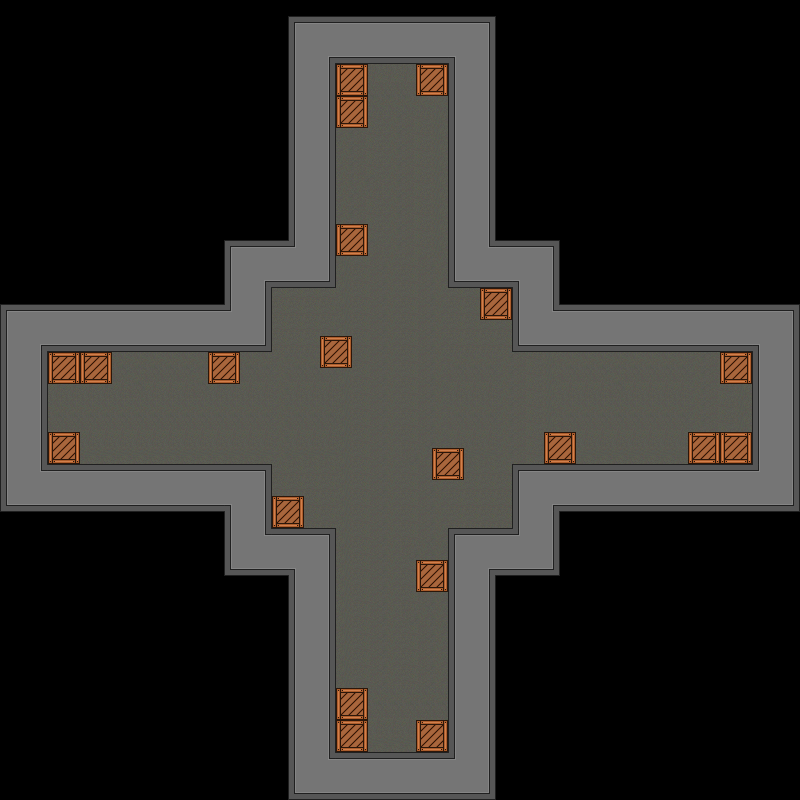

A 2D game scene composited from a Tiled map and its tileset images. What follows is a short description and the map's XML, with each tile layer's data collapsed to a summary:
An orthogonal 50x50 tile map with 16x16 px tiles, 2 tile layers (ground, obstacles), 2 tilesets and 49 objects (4x spawn, 4x weaponspawn, itemspawn).

<map version="1.0" orientation="orthogonal" renderorder="right-down" width="50" height="50" tilewidth="16" tileheight="16" backgroundcolor="#636363" nextobjectid="63">
 <properties>
  <property name="ffa" value="true" />
  <property name="name" value="Kampen om Tilværelsen" />
  <property name="team" value="false" />
 </properties>
 <tileset firstgid="1" name="landscapetextures" tilewidth="16" tileheight="16" tilecount="32" columns="8">
  <image source="sprites/landscapetextures.png" width="128" height="64" />
 </tileset>
 <tileset firstgid="33" name="obstaclesSheet" tilewidth="16" tileheight="16" tilecount="128" columns="16">
  <image source="sprites/obstaclesSheet.png" width="256" height="128" />
 </tileset>
 <layer name="ground" width="50" height="50">
  <data>[2500 cells, 2500 non-empty, 8 distinct tile ids]</data>
 </layer>
 <objectgroup name="spawnpoints">
  <object id="1" name="spawn1" type="spawn" x="80" y="400" width="16" height="16">
   <ellipse />
  </object>
  <object id="2" name="spawn1" type="spawn" x="704" y="400" width="16" height="16">
   <ellipse />
  </object>
  <object id="3" name="spawn1" type="spawn" x="384" y="96" width="16" height="16">
   <ellipse />
  </object>
  <object id="4" name="spawn1" type="spawn" x="384" y="704" width="16" height="16">
   <ellipse />
  </object>
 </objectgroup>
 <layer name="obstacles" width="50" height="50">
  <data>[2500 cells, 638 non-empty, 24 distinct tile ids]</data>
 </layer>
 <objectgroup name="collision">
  <object id="14" x="288" y="16" width="48" height="272">
   <properties>
    <property name="collision_level" value="3" />
   </properties>
  </object>
  <object id="16" x="448" y="16" width="48" height="272">
   <properties>
    <property name="collision_level" value="3" />
   </properties>
  </object>
  <object id="17" x="448" y="528" width="48" height="272">
   <properties>
    <property name="collision_level" value="3" />
   </properties>
  </object>
  <object id="18" x="288" y="528" width="48" height="272">
   <properties>
    <property name="collision_level" value="3" />
   </properties>
  </object>
  <object id="19" x="800" y="304" width="48" height="288" rotation="90">
   <properties>
    <property name="collision_level" value="3" />
   </properties>
  </object>
  <object id="20" x="800" y="464" width="48" height="288" rotation="90">
   <properties>
    <property name="collision_level" value="3" />
   </properties>
  </object>
  <object id="21" x="272" y="464" width="48" height="272" rotation="90">
   <properties>
    <property name="collision_level" value="3" />
   </properties>
  </object>
  <object id="22" x="272" y="304" width="48" height="272" rotation="90">
   <properties>
    <property name="collision_level" value="3" />
   </properties>
  </object>
  <object id="24" x="224" y="240" width="48" height="64">
   <properties>
    <property name="collision_level" value="3" />
   </properties>
  </object>
  <object id="25" x="512" y="240" width="48" height="64">
   <properties>
    <property name="collision_level" value="3" />
   </properties>
  </object>
  <object id="26" x="512" y="512" width="48" height="64">
   <properties>
    <property name="collision_level" value="3" />
   </properties>
  </object>
  <object id="27" x="224" y="512" width="48" height="64">
   <properties>
    <property name="collision_level" value="3" />
   </properties>
  </object>
  <object id="29" x="512" y="528" width="48" height="16" rotation="90">
   <properties>
    <property name="collision_level" value="3" />
   </properties>
  </object>
  <object id="36" x="448" y="16" width="48" height="112" rotation="90">
   <properties>
    <property name="collision_level" value="3" />
   </properties>
  </object>
  <object id="37" x="320" y="336" width="32" height="32">
   <properties>
    <property name="collision_level" value="2" />
   </properties>
  </object>
  <object id="38" x="208" y="352" width="32" height="32">
   <properties>
    <property name="collision_level" value="2" />
   </properties>
  </object>
  <object id="39" x="80" y="352" width="32" height="32">
   <properties>
    <property name="collision_level" value="2" />
   </properties>
  </object>
  <object id="40" x="48" y="352" width="32" height="32">
   <properties>
    <property name="collision_level" value="2" />
   </properties>
  </object>
  <object id="41" x="48" y="432" width="32" height="32">
   <properties>
    <property name="collision_level" value="2" />
   </properties>
  </object>
  <object id="42" x="272" y="496" width="32" height="32">
   <properties>
    <property name="collision_level" value="2" />
   </properties>
  </object>
  <object id="43" x="416" y="560" width="32" height="32">
   <properties>
    <property name="collision_level" value="2" />
   </properties>
  </object>
  <object id="44" x="336" y="688" width="32" height="32">
   <properties>
    <property name="collision_level" value="2" />
   </properties>
  </object>
  <object id="45" x="336" y="720" width="32" height="32">
   <properties>
    <property name="collision_level" value="2" />
   </properties>
  </object>
  <object id="46" x="416" y="720" width="32" height="32">
   <properties>
    <property name="collision_level" value="2" />
   </properties>
  </object>
  <object id="47" x="432" y="448" width="32" height="32">
   <properties>
    <property name="collision_level" value="2" />
   </properties>
  </object>
  <object id="48" x="544" y="432" width="32" height="32">
   <properties>
    <property name="collision_level" value="2" />
   </properties>
  </object>
  <object id="49" x="720" y="352" width="32" height="32">
   <properties>
    <property name="collision_level" value="2" />
   </properties>
  </object>
  <object id="50" x="688" y="432" width="32" height="32">
   <properties>
    <property name="collision_level" value="2" />
   </properties>
  </object>
  <object id="51" x="720" y="432" width="32" height="32">
   <properties>
    <property name="collision_level" value="2" />
   </properties>
  </object>
  <object id="52" x="480" y="288" width="32" height="32">
   <properties>
    <property name="collision_level" value="2" />
   </properties>
  </object>
  <object id="53" x="336" y="224" width="32" height="32">
   <properties>
    <property name="collision_level" value="2" />
   </properties>
  </object>
  <object id="54" x="336" y="96" width="32" height="32">
   <properties>
    <property name="collision_level" value="2" />
   </properties>
  </object>
  <object id="55" x="336" y="64" width="32" height="32">
   <properties>
    <property name="collision_level" value="2" />
   </properties>
  </object>
  <object id="56" x="416" y="64" width="32" height="32">
   <properties>
    <property name="collision_level" value="2" />
   </properties>
  </object>
  <object id="57" x="448" y="752" width="48" height="112" rotation="90">
   <properties>
    <property name="collision_level" value="3" />
   </properties>
  </object>
  <object id="58" x="800" y="464" width="48" height="112" rotation="180">
   <properties>
    <property name="collision_level" value="3" />
   </properties>
  </object>
  <object id="59" x="48" y="464" width="48" height="112" rotation="180">
   <properties>
    <property name="collision_level" value="3" />
   </properties>
  </object>
  <object id="60" x="288" y="528" width="48" height="16" rotation="90">
   <properties>
    <property name="collision_level" value="3" />
   </properties>
  </object>
  <object id="61" x="288" y="240" width="48" height="16" rotation="90">
   <properties>
    <property name="collision_level" value="3" />
   </properties>
  </object>
  </objectgroup>
 <objectgroup name="weaponspawn">
  <!-- 4 objects omitted --></objectgroup>
 <objectgroup name="itemspawn">
  <!-- 1 objects omitted --></objectgroup>
</map>
<!-- 6 of 49 objects omitted -->
